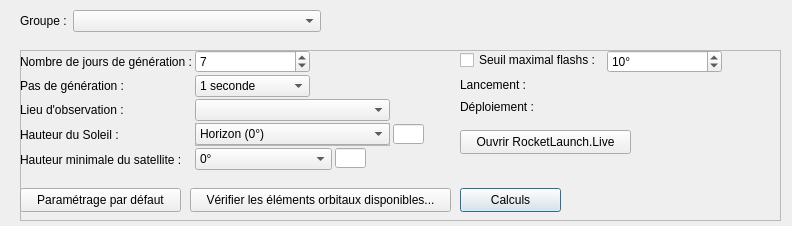
<?xml version="1.0" encoding="UTF-8"?>
<ui version="4.0">
 <class>CalculsStarlink</class>
 <widget class="QFrame" name="CalculsStarlink">
  <property name="geometry">
   <rect>
    <x>0</x>
    <y>0</y>
    <width>792</width>
    <height>226</height>
   </rect>
  </property>
  <property name="windowTitle">
   <string/>
  </property>
  <property name="frameShape">
   <enum>QFrame::Shape::NoFrame</enum>
  </property>
  <property name="frameShadow">
   <enum>QFrame::Shadow::Plain</enum>
  </property>
  <widget class="QWidget" name="formLayoutWidget">
   <property name="geometry">
    <rect>
     <x>20</x>
     <y>10</y>
     <width>301</width>
     <height>31</height>
    </rect>
   </property>
   <layout class="QFormLayout" name="formLayout_groupe">
    <item row="0" column="0">
     <widget class="QLabel" name="lbl_groupe">
      <property name="text">
       <string extracomment="Starlink group">Groupe :</string>
      </property>
     </widget>
    </item>
    <item row="0" column="1">
     <widget class="QComboBox" name="groupe"/>
    </item>
   </layout>
  </widget>
  <widget class="QFrame" name="frame_starlink">
   <property name="geometry">
    <rect>
     <x>20</x>
     <y>50</y>
     <width>761</width>
     <height>171</height>
    </rect>
   </property>
   <property name="frameShape">
    <enum>QFrame::Shape::StyledPanel</enum>
   </property>
   <property name="frameShadow">
    <enum>QFrame::Shadow::Raised</enum>
   </property>
   <widget class="QPushButton" name="parametrageDefaut">
    <property name="geometry">
     <rect>
      <x>0</x>
      <y>138</y>
      <width>161</width>
      <height>24</height>
     </rect>
    </property>
    <property name="font">
     <font/>
    </property>
    <property name="text">
     <string>Paramétrage par défaut</string>
    </property>
   </widget>
   <widget class="QPushButton" name="calculs">
    <property name="geometry">
     <rect>
      <x>440</x>
      <y>138</y>
      <width>101</width>
      <height>24</height>
     </rect>
    </property>
    <property name="font">
     <font/>
    </property>
    <property name="mouseTracking">
     <bool>true</bool>
    </property>
    <property name="text">
     <string>Calculs</string>
    </property>
    <property name="default">
     <bool>true</bool>
    </property>
   </widget>
   <widget class="QWidget" name="horizontalLayoutWidget_4">
    <property name="geometry">
     <rect>
      <x>0</x>
      <y>0</y>
      <width>411</width>
      <height>121</height>
     </rect>
    </property>
    <layout class="QHBoxLayout" name="horizontalLayout_starlink1">
     <property name="spacing">
      <number>3</number>
     </property>
     <item>
      <layout class="QGridLayout" name="gridLayout_starlink1">
       <property name="horizontalSpacing">
        <number>3</number>
       </property>
       <property name="verticalSpacing">
        <number>2</number>
       </property>
       <item row="2" column="1">
        <widget class="QComboBox" name="lieuxObservation">
         <property name="minimumSize">
          <size>
           <width>195</width>
           <height>0</height>
          </size>
         </property>
         <property name="font">
          <font/>
         </property>
         <property name="mouseTracking">
          <bool>true</bool>
         </property>
         <property name="currentText">
          <string notr="true"/>
         </property>
        </widget>
       </item>
       <item row="0" column="1">
        <widget class="QSpinBox" name="nbJoursGeneration">
         <property name="sizePolicy">
          <sizepolicy hsizetype="Preferred" vsizetype="Fixed">
           <horstretch>0</horstretch>
           <verstretch>0</verstretch>
          </sizepolicy>
         </property>
         <property name="minimumSize">
          <size>
           <width>115</width>
           <height>0</height>
          </size>
         </property>
         <property name="maximumSize">
          <size>
           <width>115</width>
           <height>16777215</height>
          </size>
         </property>
         <property name="minimum">
          <number>1</number>
         </property>
         <property name="value">
          <number>7</number>
         </property>
        </widget>
       </item>
       <item row="3" column="1">
        <widget class="QFrame" name="frame_2">
         <property name="frameShape">
          <enum>QFrame::Shape::StyledPanel</enum>
         </property>
         <property name="frameShadow">
          <enum>QFrame::Shadow::Raised</enum>
         </property>
         <widget class="QComboBox" name="hauteurSoleil">
          <property name="geometry">
           <rect>
            <x>0</x>
            <y>0</y>
            <width>195</width>
            <height>22</height>
           </rect>
          </property>
          <property name="minimumSize">
           <size>
            <width>191</width>
            <height>0</height>
           </size>
          </property>
          <property name="font">
           <font/>
          </property>
          <property name="mouseTracking">
           <bool>true</bool>
          </property>
          <property name="currentText">
           <string notr="true">Horizon (0°)</string>
          </property>
          <property name="currentIndex">
           <number>0</number>
          </property>
          <property name="iconSize">
           <size>
            <width>0</width>
            <height>0</height>
           </size>
          </property>
          <item>
           <property name="text">
            <string>Horizon (0°)</string>
           </property>
          </item>
          <item>
           <property name="text">
            <string>Crépuscule civil (-6°)</string>
           </property>
          </item>
          <item>
           <property name="text">
            <string>Crépuscule nautique (-12°)</string>
           </property>
          </item>
          <item>
           <property name="text">
            <string>Crépuscule astronomique (-18°)</string>
           </property>
          </item>
          <item>
           <property name="text">
            <string extracomment="Pas de hauteur limite pour le Soleil : les calculs de jour sont inclus">Indifférent</string>
           </property>
          </item>
          <item>
           <property name="text">
            <string>Autre...</string>
           </property>
          </item>
         </widget>
        </widget>
       </item>
       <item row="4" column="1">
        <widget class="QFrame" name="frame">
         <property name="frameShape">
          <enum>QFrame::Shape::NoFrame</enum>
         </property>
         <property name="frameShadow">
          <enum>QFrame::Shadow::Plain</enum>
         </property>
         <property name="lineWidth">
          <number>0</number>
         </property>
         <widget class="QComboBox" name="hauteurSat">
          <property name="geometry">
           <rect>
            <x>0</x>
            <y>0</y>
            <width>137</width>
            <height>22</height>
           </rect>
          </property>
          <property name="minimumSize">
           <size>
            <width>137</width>
            <height>0</height>
           </size>
          </property>
          <property name="maximumSize">
           <size>
            <width>136</width>
            <height>16777215</height>
           </size>
          </property>
          <property name="font">
           <font/>
          </property>
          <property name="mouseTracking">
           <bool>true</bool>
          </property>
          <property name="currentText">
           <string notr="true">0°</string>
          </property>
          <item>
           <property name="text">
            <string>0°</string>
           </property>
          </item>
          <item>
           <property name="text">
            <string>5°</string>
           </property>
          </item>
          <item>
           <property name="text">
            <string>10°</string>
           </property>
          </item>
          <item>
           <property name="text">
            <string>15°</string>
           </property>
          </item>
          <item>
           <property name="text">
            <string>20°</string>
           </property>
          </item>
          <item>
           <property name="text">
            <string>Autre...</string>
           </property>
          </item>
         </widget>
         <widget class="QLineEdit" name="valHauteurSat">
          <property name="geometry">
           <rect>
            <x>140</x>
            <y>0</y>
            <width>31</width>
            <height>20</height>
           </rect>
          </property>
          <property name="maximumSize">
           <size>
            <width>31</width>
            <height>16777215</height>
           </size>
          </property>
          <property name="font">
           <font/>
          </property>
          <property name="mouseTracking">
           <bool>true</bool>
          </property>
          <property name="inputMask">
           <string notr="true">99</string>
          </property>
          <property name="text">
           <string notr="true"/>
          </property>
          <property name="maxLength">
           <number>2</number>
          </property>
         </widget>
        </widget>
       </item>
       <item row="1" column="1">
        <widget class="QComboBox" name="pasGeneration">
         <property name="minimumSize">
          <size>
           <width>115</width>
           <height>0</height>
          </size>
         </property>
         <property name="maximumSize">
          <size>
           <width>115</width>
           <height>16777215</height>
          </size>
         </property>
         <property name="font">
          <font/>
         </property>
         <property name="mouseTracking">
          <bool>true</bool>
         </property>
         <property name="currentText">
          <string notr="true">1 seconde</string>
         </property>
         <item>
          <property name="text">
           <string>1 seconde</string>
          </property>
         </item>
         <item>
          <property name="text">
           <string>5 secondes</string>
          </property>
         </item>
         <item>
          <property name="text">
           <string>10 secondes</string>
          </property>
         </item>
         <item>
          <property name="text">
           <string>20 secondes</string>
          </property>
         </item>
         <item>
          <property name="text">
           <string>30 secondes</string>
          </property>
         </item>
         <item>
          <property name="text">
           <string>1 minute</string>
          </property>
         </item>
         <item>
          <property name="text">
           <string>2 minutes</string>
          </property>
         </item>
         <item>
          <property name="text">
           <string>5 minutes</string>
          </property>
         </item>
        </widget>
       </item>
       <item row="3" column="0">
        <widget class="QLabel" name="lbl_hauteurSoleil">
         <property name="font">
          <font/>
         </property>
         <property name="mouseTracking">
          <bool>true</bool>
         </property>
         <property name="text">
          <string>Hauteur du Soleil :</string>
         </property>
        </widget>
       </item>
       <item row="4" column="0">
        <widget class="QLabel" name="lbl_hauteurSat">
         <property name="minimumSize">
          <size>
           <width>0</width>
           <height>22</height>
          </size>
         </property>
         <property name="font">
          <font/>
         </property>
         <property name="mouseTracking">
          <bool>true</bool>
         </property>
         <property name="text">
          <string>Hauteur minimale du satellite :</string>
         </property>
        </widget>
       </item>
       <item row="0" column="0">
        <widget class="QLabel" name="lbl_nbJoursGeneration">
         <property name="text">
          <string>Nombre de jours de génération :</string>
         </property>
        </widget>
       </item>
       <item row="1" column="0">
        <widget class="QLabel" name="lbl_pasGeneration">
         <property name="font">
          <font/>
         </property>
         <property name="mouseTracking">
          <bool>true</bool>
         </property>
         <property name="text">
          <string>Pas de génération :</string>
         </property>
        </widget>
       </item>
       <item row="2" column="0">
        <widget class="QLabel" name="lbl_lieuxObservation">
         <property name="font">
          <font/>
         </property>
         <property name="mouseTracking">
          <bool>true</bool>
         </property>
         <property name="text">
          <string>Lieu d'observation :</string>
         </property>
        </widget>
       </item>
      </layout>
     </item>
     <item>
      <widget class="QFrame" name="frame_3">
       <property name="frameShape">
        <enum>QFrame::Shape::NoFrame</enum>
       </property>
       <property name="frameShadow">
        <enum>QFrame::Shadow::Plain</enum>
       </property>
       <property name="lineWidth">
        <number>0</number>
       </property>
       <widget class="QLineEdit" name="valHauteurSoleil">
        <property name="geometry">
         <rect>
          <x>0</x>
          <y>74</y>
          <width>31</width>
          <height>20</height>
         </rect>
        </property>
        <property name="minimumSize">
         <size>
          <width>31</width>
          <height>0</height>
         </size>
        </property>
        <property name="maximumSize">
         <size>
          <width>31</width>
          <height>16777215</height>
         </size>
        </property>
        <property name="font">
         <font/>
        </property>
        <property name="mouseTracking">
         <bool>true</bool>
        </property>
        <property name="inputMask">
         <string notr="true">###</string>
        </property>
        <property name="text">
         <string notr="true"/>
        </property>
        <property name="maxLength">
         <number>3</number>
        </property>
       </widget>
      </widget>
     </item>
    </layout>
   </widget>
   <widget class="QWidget" name="formLayoutWidget_2">
    <property name="geometry">
     <rect>
      <x>440</x>
      <y>28</y>
      <width>311</width>
      <height>42</height>
     </rect>
    </property>
    <layout class="QFormLayout" name="formLayout_lancement">
     <property name="verticalSpacing">
      <number>8</number>
     </property>
     <item row="0" column="0">
      <widget class="QLabel" name="lbl_lancement">
       <property name="text">
        <string extracomment="Starlink launch">Lancement :</string>
       </property>
      </widget>
     </item>
     <item row="0" column="1">
      <widget class="QLabel" name="lancement">
       <property name="text">
        <string/>
       </property>
      </widget>
     </item>
     <item row="1" column="0">
      <widget class="QLabel" name="lbl_deploiement">
       <property name="text">
        <string extracomment="Starlink deployment">Déploiement :</string>
       </property>
      </widget>
     </item>
     <item row="1" column="1">
      <widget class="QLabel" name="deploiement">
       <property name="text">
        <string/>
       </property>
      </widget>
     </item>
    </layout>
   </widget>
   <widget class="QPushButton" name="ouvrirRocketLaunchLive">
    <property name="geometry">
     <rect>
      <x>440</x>
      <y>80</y>
      <width>171</width>
      <height>24</height>
     </rect>
    </property>
    <property name="text">
     <string>Ouvrir RocketLaunch.Live</string>
    </property>
   </widget>
   <widget class="QPushButton" name="verifGpDisponibles">
    <property name="geometry">
     <rect>
      <x>170</x>
      <y>138</y>
      <width>261</width>
      <height>24</height>
     </rect>
    </property>
    <property name="text">
     <string>Vérifier les éléments orbitaux disponibles...</string>
    </property>
   </widget>
   <widget class="QWidget" name="formLayoutWidget_3">
    <property name="geometry">
     <rect>
      <x>440</x>
      <y>0</y>
      <width>311</width>
      <height>24</height>
     </rect>
    </property>
    <layout class="QFormLayout" name="formLayout">
     <item row="0" column="1">
      <widget class="QSpinBox" name="seuilMaximalFlashsStarlink">
       <property name="maximumSize">
        <size>
         <width>115</width>
         <height>16777215</height>
        </size>
       </property>
       <property name="toolTip">
        <string>Angle maximal en azimut entre le train Starlink et le Soleil</string>
       </property>
       <property name="suffix">
        <string notr="true">°</string>
       </property>
       <property name="minimum">
        <number>1</number>
       </property>
       <property name="maximum">
        <number>20</number>
       </property>
       <property name="value">
        <number>10</number>
       </property>
      </widget>
     </item>
     <item row="0" column="0">
      <widget class="QCheckBox" name="choixSeuilMaximalFlashsStarlink">
       <property name="text">
        <string>Seuil maximal flashs :</string>
       </property>
      </widget>
     </item>
    </layout>
   </widget>
  </widget>
 </widget>
 <resources/>
 <connections/>
</ui>
